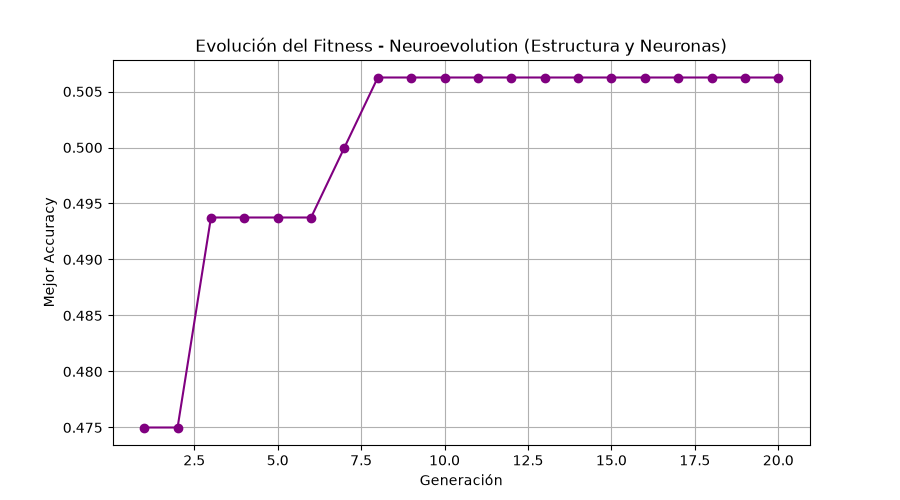

Write Python code to recreate this figure.
import os
import glob
import kagglehub
import numpy as np
import pandas as pd
import matplotlib.pyplot as plt

from sklearn.model_selection import train_test_split
from sklearn.preprocessing import StandardScaler
from sklearn.neural_network import MLPClassifier
from sklearn.metrics import accuracy_score


# ==========================================================
# 1. CARGA Y PREPROCESAMIENTO DE DATOS (DATASET COMPLETO)
# ==========================================================
path = kagglehub.dataset_download("spscientist/students-performance-in-exams")
csv_files = glob.glob(os.path.join(path, "*.csv"))
df = pd.read_csv(csv_files[0])

df["average_score"] = df[["math score", "reading score", "writing score"]].mean(axis=1)
df["performance_level"] = pd.qcut(df["average_score"], q=3, labels=[0, 1, 2])

feature_cols = [
    "gender", 
    "race/ethnicity", 
    "parental level of education", 
    "lunch", 
    "test preparation course"
]

X_raw = df[feature_cols]
X = pd.get_dummies(X_raw, drop_first=True)
y = df["performance_level"].astype(int)

nombres_variables = X.columns.tolist()

X_train, X_test, y_train, y_test = train_test_split(
    X,
    y,
    test_size=0.20,
    random_state=42,
    stratify=y
)

scaler = StandardScaler()
X_train_scaled = scaler.fit_transform(X_train)
X_test_scaled = scaler.transform(X_test)


# ==========================================================
# 2. DEFINICIÓN DEL ESPACIO DE NEUROEVOLUCIÓN Y AG
# ==========================================================
# Hiperparámetros fijos según la base del main
activacion_fija = "relu"
optimizador_fijo = "adam"
learning_rate_fijo = 0.001
maximo_iteraciones = 1000
semilla_mlp = 42

# Restricciones para mantener eficiencia computacional
min_capas = 1
max_capas = 3
min_neuronas = 4
max_neuronas = 32

# Modelo base por defecto (16, 8)
arquitectura_inicial = (16, 8)
modelo_base = MLPClassifier(
    hidden_layer_sizes=arquitectura_inicial,
    activation=activacion_fija,
    solver=optimizador_fijo,
    learning_rate_init=learning_rate_fijo,
    max_iter=maximo_iteraciones,
    random_state=semilla_mlp,
    verbose=False
)
modelo_base.fit(X_train_scaled, y_train)
y_pred_base = modelo_base.predict(X_test_scaled)
accuracy_modelo_base_test = accuracy_score(y_test, y_pred_base)

# Configuración del AG
semilla = 42
rng = np.random.default_rng(semilla)

tamano_poblacion = 10
numero_generaciones = 20
tamano_torneo = 3
probabilidad_mutacion = 0.25

# Datos para validación interna del AG
X_datos_AG = X_train_scaled.copy()
y_datos_AG = np.asarray(y_train)

X_entrenamiento_AG, X_validacion_AG, y_entrenamiento_AG, y_validacion_AG = train_test_split(
    X_datos_AG,
    y_datos_AG,
    test_size=0.20,
    random_state=semilla,
    stratify=y_datos_AG
)


# ==========================================================
# 3. IMPRESIÓN - PREPARACIÓN DE DATOS
# ==========================================================
print("=" * 70)
print("PREPARACIÓN DE DATOS PARA NEUROEVOLUTION (ARQUITECTURA DINÁMICA)")
print("=" * 70)
print(f"Dataset completo: {len(nombres_variables)} variables")
print(f"Arquitectura base de referencia: {arquitectura_inicial}")
print(f"Rango de capas permitidas: {min_capas} a {max_capas} capas")
print(f"Rango de neuronas por capa: {min_neuronas} a {max_neuronas} neuronas")


# ==========================================================
# 4. FUNCIONES DE NEUROEVOLUCIÓN
# ==========================================================
def crear_genoma():
    # Inicialización cercana a la arquitectura base (16, 8) con variaciones aleatorias
    num_capas = rng.integers(1, 3)  # 1 o 2 capas al inicio
    genoma = [int(rng.integers(8, 24)) for _ in range(num_capas)]
    return genoma


def genoma_texto(genoma):
    capas_str = " -> ".join(map(str, genoma))
    return f"Arquitectura: ({capas_str}) | Capas: {len(genoma)}"


def evaluar_genoma(genoma):
    arquitectura = tuple(genoma)
    modelo = MLPClassifier(
        hidden_layer_sizes=arquitectura,
        activation=activacion_fija,
        solver=optimizador_fijo,
        learning_rate_init=learning_rate_fijo,
        max_iter=maximo_iteraciones,
        random_state=semilla_mlp,
        verbose=False
    )
    try:
        modelo.fit(X_entrenamiento_AG, y_entrenamiento_AG)
        predicciones = modelo.predict(X_validacion_AG)
        return accuracy_score(y_validacion_AG, predicciones)
    except Exception:
        return 0.0


def seleccion_por_torneo(poblacion, fitness):
    participantes = rng.choice(len(poblacion), size=tamano_torneo, replace=False)
    indice_ganador = participantes[np.argmax([fitness[i] for i in participantes])]
    return list(poblacion[indice_ganador])


def cruzamiento(padre_1, padre_2):
    # Cruzamiento adaptativo según la longitud de los padres
    min_len = min(len(padre_1), len(padre_2))
    punto = rng.integers(1, min_len + 1) if min_len > 1 else 1

    hijo_1 = padre_1[:punto] + padre_2[punto:]
    hijo_2 = padre_2[:punto] + padre_1[punto:]

    # Asegurar restricciones de longitud
    hijo_1 = hijo_1[:max_capas] if hijo_1 else [16]
    hijo_2 = hijo_2[:max_capas] if hijo_2 else [16]

    return hijo_1, hijo_2


def mutar_genoma(genoma):
    genoma_mutado = list(genoma)

    # 1. Mutar número de neuronas mediante ajuste relativo (+/- sumas/restas)
    for i in range(len(genoma_mutado)):
        if rng.random() < probabilidad_mutacion:
            delta = int(rng.choice([-4, -2, -1, 1, 2, 4]))
            nueva_cant = genoma_mutado[i] + delta
            genoma_mutado[i] = int(np.clip(nueva_cant, min_neuronas, max_neuronas))

    # 2. Mutar estructura: agregar o eliminar capa oculta (hasta 3 capas)
    if rng.random() < probabilidad_mutacion:
        opcion_estructura = rng.choice(["agregar", "eliminar"])

        if opcion_estructura == "agregar" and len(genoma_mutado) < max_capas:
            # Insertar nueva capa con neuronas pequeñas/medianas
            nueva_capa = int(rng.integers(4, 16))
            genoma_mutado.append(nueva_capa)

        elif opcion_estructura == "eliminar" and len(genoma_mutado) > min_capas:
            genoma_mutado.pop()

    return genoma_mutado


# ==========================================================
# 5. GENERACIÓN 0 - POBLACIÓN INICIAL
# ==========================================================
poblacion_arquitecturas = [crear_genoma() for _ in range(tamano_poblacion)]
fitness_accuracy = [evaluar_genoma(genoma) for genoma in poblacion_arquitecturas]

print("\n" + "=" * 70)
print("GENERACIÓN 0 - POBLACIÓN INICIAL")
print("=" * 70)

for numero_individuo, (genoma, accuracy) in enumerate(zip(poblacion_arquitecturas, fitness_accuracy), start=1):
    print(
        f"Individuo {numero_individuo:02d} | "
        f"{genoma_texto(genoma):<35} | "
        f"Accuracy: {accuracy:.4f}"
    )


# ==========================================================
# 6. EVOLUCIÓN DEL ALGORITMO GENÉTICO
# ==========================================================
historial_mejor_accuracy = []

for numero_generacion in range(1, numero_generaciones + 1):
    fitness_accuracy = [evaluar_genoma(genoma) for genoma in poblacion_arquitecturas]

    indice_mejor_individuo = np.argmax(fitness_accuracy)
    mejor_genoma = list(poblacion_arquitecturas[indice_mejor_individuo])
    mejor_accuracy = fitness_accuracy[indice_mejor_individuo]

    historial_mejor_accuracy.append(mejor_accuracy)

    print("\n" + "=" * 70)
    print(f"GENERACIÓN {numero_generacion}")
    print("=" * 70)

    for numero_individuo, (genoma, accuracy) in enumerate(zip(poblacion_arquitecturas, fitness_accuracy), start=1):
        print(
            f"Individuo {numero_individuo:02d} | "
            f"{genoma_texto(genoma):<35} | "
            f"Accuracy: {accuracy:.4f}"
        )

    print("-" * 70)
    print(
        f"MEJOR DE LA GENERACIÓN | "
        f"{genoma_texto(mejor_genoma):<35} | "
        f"Accuracy: {mejor_accuracy:.4f}"
    )

    nueva_poblacion = [list(mejor_genoma)]

    while len(nueva_poblacion) < tamano_poblacion:
        padre_1 = seleccion_por_torneo(poblacion_arquitecturas, fitness_accuracy)
        padre_2 = seleccion_por_torneo(poblacion_arquitecturas, fitness_accuracy)

        hijo_1, hijo_2 = cruzamiento(padre_1, padre_2)
        hijo_1 = mutar_genoma(hijo_1)
        hijo_2 = mutar_genoma(hijo_2)

        nueva_poblacion.append(hijo_1)
        if len(nueva_poblacion) < tamano_poblacion:
            nueva_poblacion.append(hijo_2)

    poblacion_arquitecturas = nueva_poblacion


# ==========================================================
# 7. RESULTADO FINAL Y COMPARACIÓN EN TEST
# ==========================================================
fitness_final = [evaluar_genoma(genoma) for genoma in poblacion_arquitecturas]
indice_mejor_final = np.argmax(fitness_final)
mejor_genoma_final = poblacion_arquitecturas[indice_mejor_final]
mejor_accuracy_final = fitness_final[indice_mejor_final]
mejor_arquitectura_tuple = tuple(mejor_genoma_final)

print("\n" + "=" * 70)
print("RESULTADO FINAL - NEUROEVOLUTION")
print("=" * 70)
print(f"Mejor arquitectura encontrada: {mejor_arquitectura_tuple}")
print(f"Número de capas ocultas: {len(mejor_arquitectura_tuple)}")
print(f"Mejor Accuracy de validación AG: {mejor_accuracy_final:.4f}")

# Evaluación final en TEST
modelo_opt_final = MLPClassifier(
    hidden_layer_sizes=mejor_arquitectura_tuple,
    activation=activacion_fija,
    solver=optimizador_fijo,
    learning_rate_init=learning_rate_fijo,
    max_iter=maximo_iteraciones,
    random_state=semilla_mlp,
    verbose=False
)
modelo_opt_final.fit(X_train_scaled, y_train)
predicciones_opt = modelo_opt_final.predict(X_test_scaled)
accuracy_neuroevolution_test = accuracy_score(y_test, predicciones_opt)

print("\n" + "=" * 70)
print("COMPARACIÓN FINAL EN CONJUNTO DE PRUEBA (TEST)")
print("=" * 70)
print(f"Modelo Base (Arquitectura {arquitectura_inicial}): {accuracy_modelo_base_test:.4f}")
print(f"Modelo Optimizado (Arquitectura {mejor_arquitectura_tuple}): {accuracy_neuroevolution_test:.4f}")

plt.figure(figsize=(9, 5))
plt.plot(range(1, numero_generaciones + 1), historial_mejor_accuracy, marker="o", color="purple")
plt.xlabel("Generación")
plt.ylabel("Mejor Accuracy")
plt.title("Evolución del Fitness - Neuroevolution (Estructura y Neuronas)")
plt.grid(True)
plt.show()
